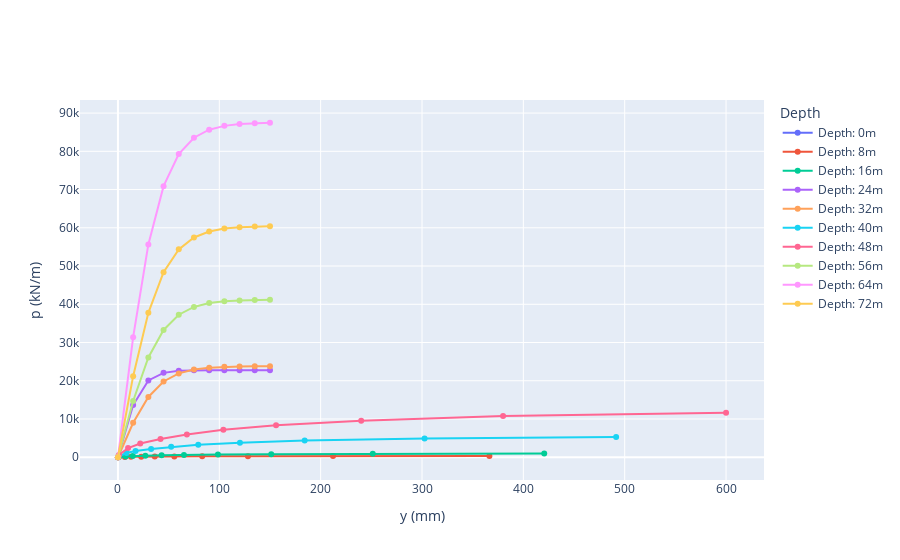

Here is the notebook cell this chart was saved with:
### Markdown cell above
### Export results and plot figures

### Code cell
export_p_y_sand(resampled_cpt_data, "cpt_data_resampled.xlsx")
plot_p_y_curve(resampled_cpt_data, 8)

### Figure 1 — Plotly figure (JSON) as saved in the notebook; plotly's stock layout.template omitted (floating-point values rounded to 4 significant figures)
{"data": [{"mode": "lines+markers", "name": "Depth: 0m", "type": "scatter", "x": [0, 15, 30, 45, 60, 75, 90, 105, 120, 135, 150], "y": [null, null, null, null, null, null, null, null, null, null, null]}, {"mode": "lines+markers", "name": "Depth: 8m", "type": "scatter", "x": [0, 0.6831, 6.831, 12.84, 22.99, 36.31, 55.64, 83.12, 128.3, 212.2, 366.5], "y": [0, 17.05, 68.22, 102.3, 136.4, 170.5, 204.7, 238.8, 272.9, 307.0, 332.6]}, {"mode": "lines+markers", "name": "Depth: 16m", "type": "scatter", "x": [0, 0.7507, 7.507, 14.67, 27.04, 43.07, 65.1, 98.67, 151.3, 251.4, 420.6], "y": [0, 50.54, 202.2, 303.2, 404.3, 505.4, 606.5, 707.6, 808.7, 909.7, 985.6]}, {"mode": "lines+markers", "name": "Depth: 24m", "type": "scatter", "x": [0, 15, 30, 45, 60, 75, 90, 105, 120, 135, 150], "y": [0, 13650.0, 20090.0, 22070.0, 22590.0, 22730.0, 22760.0, 22770.0, 22770.0, 22770.0, 22770.0]}, {"mode": "lines+markers", "name": "Depth: 32m", "type": "scatter", "x": [0, 15, 30, 45, 60, 75, 90, 105, 120, 135, 150], "y": [0, 9007.0, 15760.0, 19810.0, 21930.0, 22950.0, 23430.0, 23640.0, 23740.0, 23790.0, 23810.0]}, {"mode": "lines+markers", "name": "Depth: 40m", "type": "scatter", "x": [0, 0.8451, 8.451, 17.35, 32.7, 52.51, 79.21, 120.4, 184.2, 302.5, 491.5], "y": [0, 272.7, 1091.0, 1636.0, 2182.0, 2727.0, 3273.0, 3818.0, 4364.0, 4909.0, 5318.0]}, {"mode": "lines+markers", "name": "Depth: 48m", "type": "scatter", "x": [0, 1, 10, 22, 42, 68, 104, 156, 240, 380, 600], "y": [0, 597.6, 2390.0, 3585.0, 4780.0, 5976.0, 7171.0, 8366.0, 9561.0, 10760.0, 11650.0]}, {"mode": "lines+markers", "name": "Depth: 56m", "type": "scatter", "x": [0, 15, 30, 45, 60, 75, 90, 105, 120, 135, 150], "y": [0, 14720.0, 26110.0, 33300.0, 37270.0, 39300.0, 40310.0, 40790.0, 41020.0, 41130.0, 41180.0]}, {"mode": "lines+markers", "name": "Depth: 64m", "type": "scatter", "x": [0, 15, 30, 45, 60, 75, 90, 105, 120, 135, 150], "y": [0, 31400.0, 55650.0, 70890.0, 79280.0, 83550.0, 85650.0, 86660.0, 87140.0, 87360.0, 87470.0]}, {"mode": "lines+markers", "name": "Depth: 72m", "type": "scatter", "x": [0, 15, 30, 45, 60, 75, 90, 105, 120, 135, 150], "y": [0, 21200.0, 37760.0, 48390.0, 54360.0, 57480.0, 59040.0, 59800.0, 60170.0, 60350.0, 60440.0]}], "layout": {"legend": {"title": {"text": "Depth"}}, "xaxis": {"title": {"text": "y (mm)"}}, "yaxis": {"title": {"text": "p (kN/m)"}}}}
